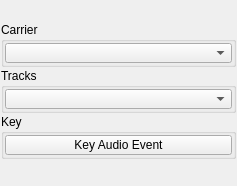
<?xml version="1.0" encoding="UTF-8"?>
<ui version="4.0">
 <class>audio_events</class>
 <widget class="QMainWindow" name="audio_events">
  <property name="geometry">
   <rect>
    <x>0</x>
    <y>0</y>
    <width>237</width>
    <height>169</height>
   </rect>
  </property>
  <widget class="QWidget" name="centralwidget">
   <layout class="QVBoxLayout" name="verticalLayout">
    <property name="spacing">
     <number>1</number>
    </property>
    <property name="leftMargin">
     <number>1</number>
    </property>
    <property name="topMargin">
     <number>1</number>
    </property>
    <property name="rightMargin">
     <number>1</number>
    </property>
    <property name="bottomMargin">
     <number>1</number>
    </property>
    <item>
     <widget class="Header" name="header" native="true">
      <property name="minimumSize">
       <size>
        <width>0</width>
        <height>20</height>
       </size>
      </property>
      <property name="maximumSize">
       <size>
        <width>16777215</width>
        <height>20</height>
       </size>
      </property>
      <property name="font">
       <font>
        <weight>75</weight>
        <bold>true</bold>
       </font>
      </property>
      <property name="text" stdset="0">
       <string>AUDIO EVENTS</string>
      </property>
     </widget>
    </item>
    <item>
     <widget class="CollapsableGroup" name="carrier_group">
      <property name="title">
       <string>Carrier</string>
      </property>
      <layout class="QHBoxLayout" name="carrierLayout">
       <property name="spacing">
        <number>1</number>
       </property>
       <property name="leftMargin">
        <number>1</number>
       </property>
       <property name="topMargin">
        <number>1</number>
       </property>
       <property name="rightMargin">
        <number>1</number>
       </property>
       <property name="bottomMargin">
        <number>1</number>
       </property>
       <item>
        <widget class="ComboBox" name="cmb001">
         <property name="minimumSize">
          <size>
           <width>0</width>
           <height>20</height>
          </size>
         </property>
         <property name="maximumSize">
          <size>
           <width>16777215</width>
           <height>20</height>
          </size>
         </property>
         <property name="toolTip">
          <string>Active audio event carrier.
Each carrier is a network node that holds
trigger attributes and keyed audio events.

If no carrier exists when an audio track is
added, one is created automatically.

Use the option box to create, rename, remove,
or select carriers in the Maya viewport.</string>
         </property>
        </widget>
       </item>
      </layout>
     </widget>
    </item>
    <item>
     <widget class="QGroupBox" name="tracks_group">
      <property name="title">
       <string>Tracks</string>
      </property>
      <layout class="QHBoxLayout" name="horizontalLayout">
       <property name="spacing">
        <number>1</number>
       </property>
       <property name="leftMargin">
        <number>1</number>
       </property>
       <property name="topMargin">
        <number>1</number>
       </property>
       <property name="rightMargin">
        <number>1</number>
       </property>
       <property name="bottomMargin">
        <number>1</number>
       </property>
       <item>
        <widget class="ComboBox" name="cmb000">
         <property name="minimumSize">
          <size>
           <width>0</width>
           <height>20</height>
          </size>
         </property>
         <property name="maximumSize">
          <size>
           <width>16777215</width>
           <height>20</height>
          </size>
         </property>
         <property name="toolTip">
          <string>Available audio tracks.
Selecting a track sets it as the active
clip on the time slider waveform.

Use the folder icon to browse for audio files,
or the option box to rename, replace, or remove tracks.</string>
         </property>
        </widget>
       </item>
      </layout>
     </widget>
    </item>
    <item>
     <widget class="CollapsableGroup" name="key_group">
      <property name="title">
       <string>Key</string>
      </property>
      <layout class="QVBoxLayout" name="keyLayout">
       <property name="spacing">
        <number>1</number>
       </property>
       <property name="leftMargin">
        <number>1</number>
       </property>
       <property name="topMargin">
        <number>1</number>
       </property>
       <property name="rightMargin">
        <number>1</number>
       </property>
       <property name="bottomMargin">
        <number>1</number>
       </property>
       <item>
        <widget class="PushButton" name="tb001">
         <property name="minimumSize">
          <size>
           <width>0</width>
           <height>20</height>
          </size>
         </property>
         <property name="maximumSize">
          <size>
           <width>16777215</width>
           <height>20</height>
          </size>
         </property>
         <property name="toolTip">
          <string>Key the selected audio event at the current frame,
auto-key 'None' at clip end (if enabled), and sync.</string>
         </property>
         <property name="text">
          <string>Key Audio Event</string>
         </property>
        </widget>
       </item>
      </layout>
     </widget>
    </item>
    <item>
     <spacer name="verticalSpacer">
      <property name="orientation">
       <enum>Qt::Vertical</enum>
      </property>
      <property name="sizeHint" stdset="0">
       <size>
        <width>20</width>
        <height>40</height>
       </size>
      </property>
     </spacer>
    </item>
    <item>
     <widget class="Footer" name="footer" native="true">
      <property name="minimumSize">
       <size>
        <width>0</width>
        <height>25</height>
       </size>
      </property>
     </widget>
    </item>
   </layout>
  </widget>
 </widget>
 <customwidgets>
  <customwidget>
   <class>Header</class>
   <extends>QWidget</extends>
   <header>uitk.widgets.header</header>
  </customwidget>
  <customwidget>
   <class>Footer</class>
   <extends>QWidget</extends>
   <header>uitk.widgets.footer</header>
  </customwidget>
  <customwidget>
   <class>PushButton</class>
   <extends>QPushButton</extends>
   <header>uitk.widgets.pushButton</header>
  </customwidget>
  <customwidget>
   <class>CollapsableGroup</class>
   <extends>QGroupBox</extends>
   <header>uitk.widgets.collapsableGroup.CollapsableGroup.h</header>
   <container>1</container>
  </customwidget>
  <customwidget>
   <class>ComboBox</class>
   <extends>QComboBox</extends>
   <header>uitk.widgets.comboBox.ComboBox.h</header>
  </customwidget>
 </customwidgets>
 <resources/>
 <connections/>
</ui>
